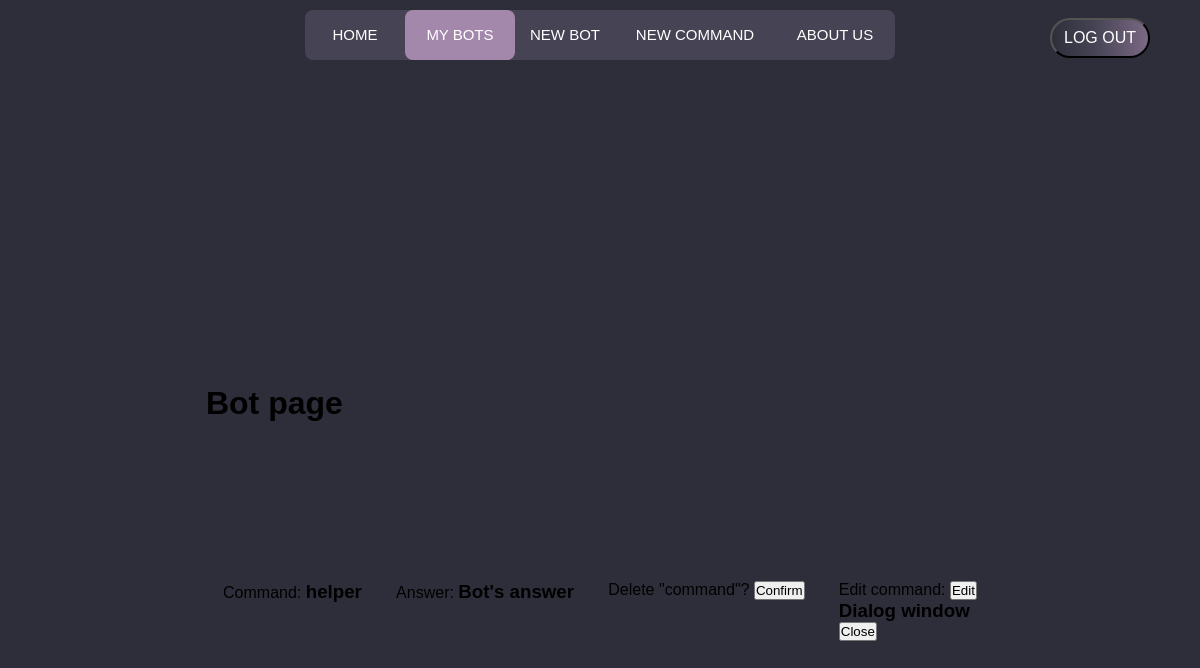
/bots/bot/BOT23/ (signed in), run on an earlier commit of the app's database.
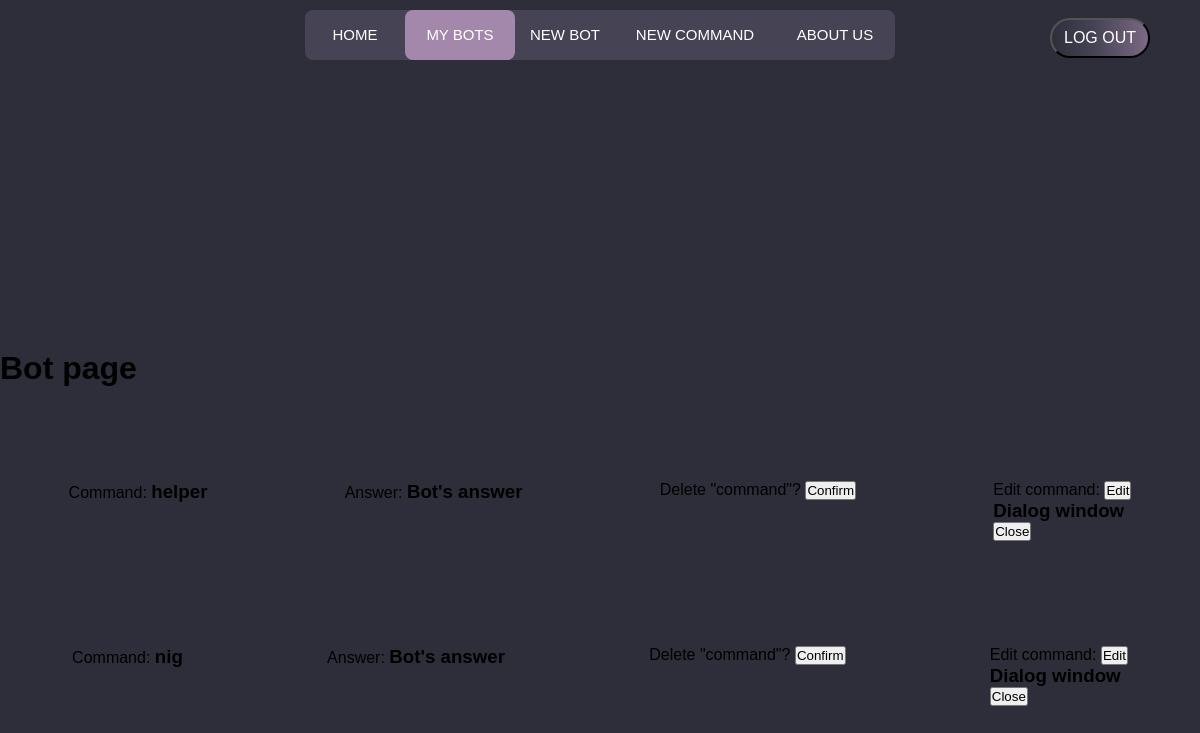
And on a later commit of the database.
### constructor/models.py (models this page shows)
class Command(models.Model):
    bot_name = models.CharField('Name', max_length=30) # Будет вылазить выбор всех ботов пользователя
    bot_token = models.CharField('Token', null=True, blank=True, max_length=30)
    type = models.CharField('Type', default='command', max_length=10) # Тип команды бота
    message = models.CharField('', default='Target message', max_length=10) # Команда которая будет писаться через слеш
    answer = models.TextField('Answer', max_length=255) # Ответ на эту команду
    creating_date = models.DateTimeField('Date of changing', null=True, auto_now=True) # Дата изменения бота (создания новой команды)
    def __str__(self):
        return self.type
    class Meta:
        verbose_name = 'Command'
        verbose_name_plural = 'Commands'
        ordering = ['creating_date']

### constructor/views.py (the view)
# urls.py: path('bot/<str:pk>/', BotCommandList.as_view(), name='bot-edit-page'),
class BotCommandList(LoginRequiredMixin, DetailView):
    template_name = 'constructor/bot_edit.html'
    def get(self, request, pk):
        return render(request,
                      self.template_name,
                      context={
                          "commands": Command.objects.all().filter(bot_name=pk)
                      }
                      )

### constructor/templates/constructor/bot_edit.html (shortened to what this page needs)
{% extends 'main/base.html' %}
{% load static %}
{% block links %}
    <link rel="stylesheet" href="{% static 'main/css/index.css' %}">
{% endblock %}
{% block div-animation %}<div class="animation start-bots"></div>{% endblock %}
{% block content %}
    <main>
    <h1>Bot page</h1>
    {% for command in commands %}
        <div style="height: 70px; width: 100%; display: flex; justify-content: space-around">
            <span>
                <p style="display: inline">Command:</p>
                <h3 style="display: inline">{{ command.message }}</h3>
            </span>
            <span>
                <p style="display: inline">Answer:</p>
                <h3 style="display: inline">{{ command.answer }}</h3>
            </span>
            <span>
            <form action="{% url 'command-delete-page' command.id %}" method="post">{% csrf_token %}
                <p style="display: inline">Delete "{{ command }}"?</p>
                <input type="submit" value="Confirm">
            </form>
            </span>
            <span>
                <p style="display: inline">Edit command:</p>
                <button class="button open-button">Edit</button>
                <div class="popup" id="popup-1">
                    <h3>Dialog window</h3>
                    <button class="button close-button">Close</button>
                </div>
            </span>
        </div>
    {% endfor %}
    </main>
{% endblock %}

What changed in the data, as far as the page shows it:
added Command: message "nig", answer "Bot's answer", type "command"
